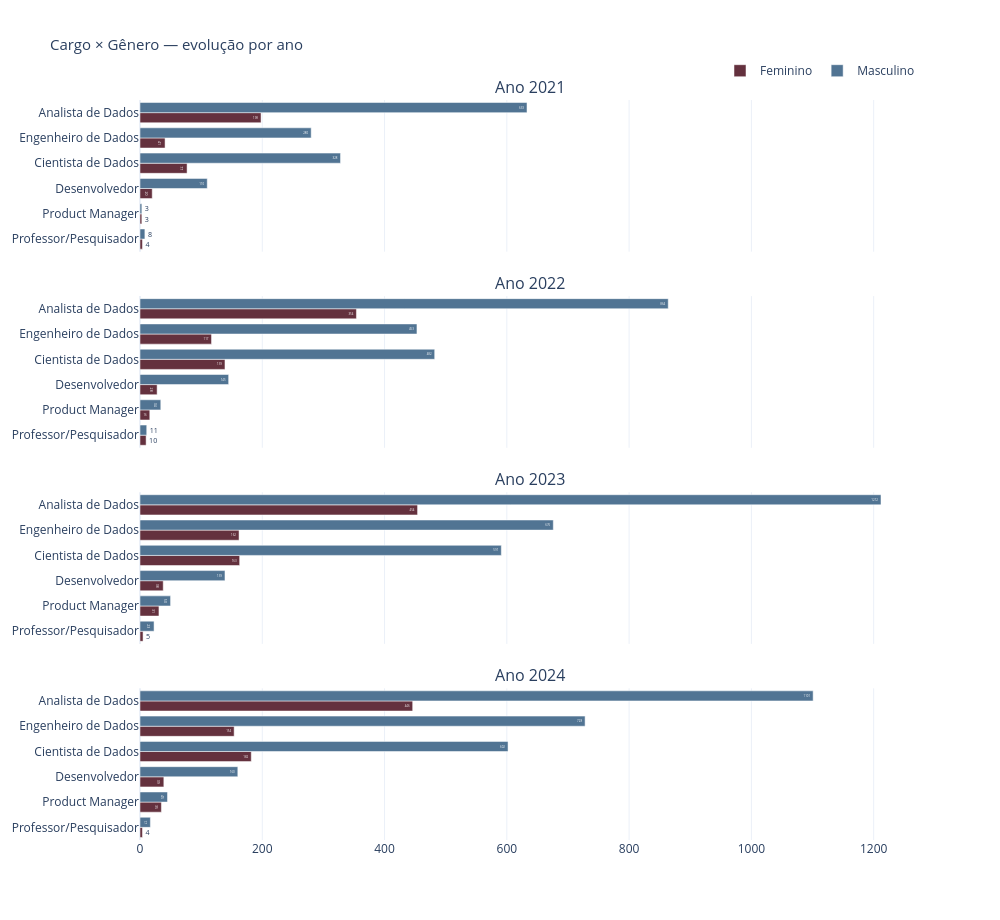

Notebook cell for this chart:
### Markdown cell above
### G5 — Cargo × Gênero por Ano

Contagens absolutas por cargo e gênero. Permite identificar onde há maior sub-representação feminina  
(ex: Engenharia de Dados vs. Analista de Dados).

### Code cell
df_cargo = df[df['cargo'] != 'Outro'].dropna(subset=['cargo'])
df_contagem = df_cargo.groupby(['cargo', 'ano_pesquisa', 'genero']).size().reset_index(name='n')
cargos = df_contagem.groupby('cargo')['n'].sum().sort_values().index.tolist()

fig = make_subplots(
    rows=len(ANOS), cols=1,
    subplot_titles=[f'Ano {a}' for a in ANOS],
    shared_xaxes=True, vertical_spacing=0.06
)

for i, ano in enumerate(ANOS, 1):
    df_ano = df_contagem[df_contagem['ano_pesquisa'] == ano]
    for genero in ['Feminino', 'Masculino']:
        df_g = df_ano[df_ano['genero'] == genero]
        x_vals = [
            int(df_g[df_g['cargo'] == c]['n'].values[0])
            if not df_g[df_g['cargo'] == c].empty else 0
            for c in cargos
        ]
        fig.add_trace(go.Bar(
            y=cargos, x=x_vals, name=genero, orientation='h',
            marker_color=CORES_GENERO[genero],
            text=x_vals, textposition='auto',
        ), row=i, col=1)

fig = legenda_unica(fig)
fig = layout_padrao(fig, 'Cargo × Gênero — evolução por ano',
                    height=max(900, len(ANOS) * 230), width=1000, barmode='group')
fig.show()

### Figure 1 — Plotly figure (JSON) as saved in the notebook; plotly's stock layout.template omitted (floating-point values rounded to 4 significant figures)
{"data": [{"marker": {"color": "#64313E"}, "name": "Feminino", "orientation": "h", "showlegend": true, "text": ["4", "3", "20", "77", "41", "198"], "textposition": "auto", "type": "bar", "x": [4, 3, 20, 77, 41, 198], "xaxis": "x", "y": ["Professor/Pesquisador", "Product Manager", "Desenvolvedor", "Cientista de Dados", "Engenheiro de Dados", "Analista de Dados"], "yaxis": "y"}, {"marker": {"color": "#517493"}, "name": "Masculino", "orientation": "h", "showlegend": true, "text": ["8", "3", "110", "328", "280", "633"], "textposition": "auto", "type": "bar", "x": [8, 3, 110, 328, 280, 633], "xaxis": "x", "y": ["Professor/Pesquisador", "Product Manager", "Desenvolvedor", "Cientista de Dados", "Engenheiro de Dados", "Analista de Dados"], "yaxis": "y"}, {"marker": {"color": "#64313E"}, "name": "Feminino", "orientation": "h", "showlegend": false, "text": ["10", "16", "28", "139", "117", "354"], "textposition": "auto", "type": "bar", "x": [10, 16, 28, 139, 117, 354], "xaxis": "x2", "y": ["Professor/Pesquisador", "Product Manager", "Desenvolvedor", "Cientista de Dados", "Engenheiro de Dados", "Analista de Dados"], "yaxis": "y2"}, {"marker": {"color": "#517493"}, "name": "Masculino", "orientation": "h", "showlegend": false, "text": ["11", "34", "145", "482", "453", "864"], "textposition": "auto", "type": "bar", "x": [11, 34, 145, 482, 453, 864], "xaxis": "x2", "y": ["Professor/Pesquisador", "Product Manager", "Desenvolvedor", "Cientista de Dados", "Engenheiro de Dados", "Analista de Dados"], "yaxis": "y2"}, {"marker": {"color": "#64313E"}, "name": "Feminino", "orientation": "h", "showlegend": false, "text": ["5", "31", "38", "163", "162", "454"], "textposition": "auto", "type": "bar", "x": [5, 31, 38, 163, 162, 454], "xaxis": "x3", "y": ["Professor/Pesquisador", "Product Manager", "Desenvolvedor", "Cientista de Dados", "Engenheiro de Dados", "Analista de Dados"], "yaxis": "y3"}, {"marker": {"color": "#517493"}, "name": "Masculino", "orientation": "h", "showlegend": false, "text": ["23", "50", "139", "591", "676", "1212"], "textposition": "auto", "type": "bar", "x": [23, 50, 139, 591, 676, 1212], "xaxis": "x3", "y": ["Professor/Pesquisador", "Product Manager", "Desenvolvedor", "Cientista de Dados", "Engenheiro de Dados", "Analista de Dados"], "yaxis": "y3"}, {"marker": {"color": "#64313E"}, "name": "Feminino", "orientation": "h", "showlegend": false, "text": ["4", "35", "39", "182", "154", "446"], "textposition": "auto", "type": "bar", "x": [4, 35, 39, 182, 154, 446], "xaxis": "x4", "y": ["Professor/Pesquisador", "Product Manager", "Desenvolvedor", "Cientista de Dados", "Engenheiro de Dados", "Analista de Dados"], "yaxis": "y4"}, {"marker": {"color": "#517493"}, "name": "Masculino", "orientation": "h", "showlegend": false, "text": ["17", "45", "160", "602", "728", "1101"], "textposition": "auto", "type": "bar", "x": [17, 45, 160, 602, 728, 1101], "xaxis": "x4", "y": ["Professor/Pesquisador", "Product Manager", "Desenvolvedor", "Cientista de Dados", "Engenheiro de Dados", "Analista de Dados"], "yaxis": "y4"}], "layout": {"annotations": [{"font": {"size": 16}, "showarrow": false, "text": "Ano 2021", "x": 0.5, "xanchor": "center", "xref": "paper", "y": 1, "yanchor": "bottom", "yref": "paper"}, {"font": {"size": 16}, "showarrow": false, "text": "Ano 2022", "x": 0.5, "xanchor": "center", "xref": "paper", "y": 0.735, "yanchor": "bottom", "yref": "paper"}, {"font": {"size": 16}, "showarrow": false, "text": "Ano 2023", "x": 0.5, "xanchor": "center", "xref": "paper", "y": 0.47, "yanchor": "bottom", "yref": "paper"}, {"font": {"size": 16}, "showarrow": false, "text": "Ano 2024", "x": 0.5, "xanchor": "center", "xref": "paper", "y": 0.205, "yanchor": "bottom", "yref": "paper"}], "barmode": "group", "height": 920, "legend": {"orientation": "h", "x": 1, "xanchor": "right", "y": 1.02, "yanchor": "bottom"}, "title": {"font": {"size": 15}, "text": "Cargo × Gênero — evolução por ano"}, "width": 1000, "xaxis": {"anchor": "y", "domain": [0, 1], "matches": "x4", "showticklabels": false}, "xaxis2": {"anchor": "y2", "domain": [0, 1], "matches": "x4", "showticklabels": false}, "xaxis3": {"anchor": "y3", "domain": [0, 1], "matches": "x4", "showticklabels": false}, "xaxis4": {"anchor": "y4", "domain": [0, 1]}, "yaxis": {"anchor": "x", "domain": [0.795, 1]}, "yaxis2": {"anchor": "x2", "domain": [0.53, 0.735]}, "yaxis3": {"anchor": "x3", "domain": [0.265, 0.47]}, "yaxis4": {"anchor": "x4", "domain": [0, 0.205]}}}
